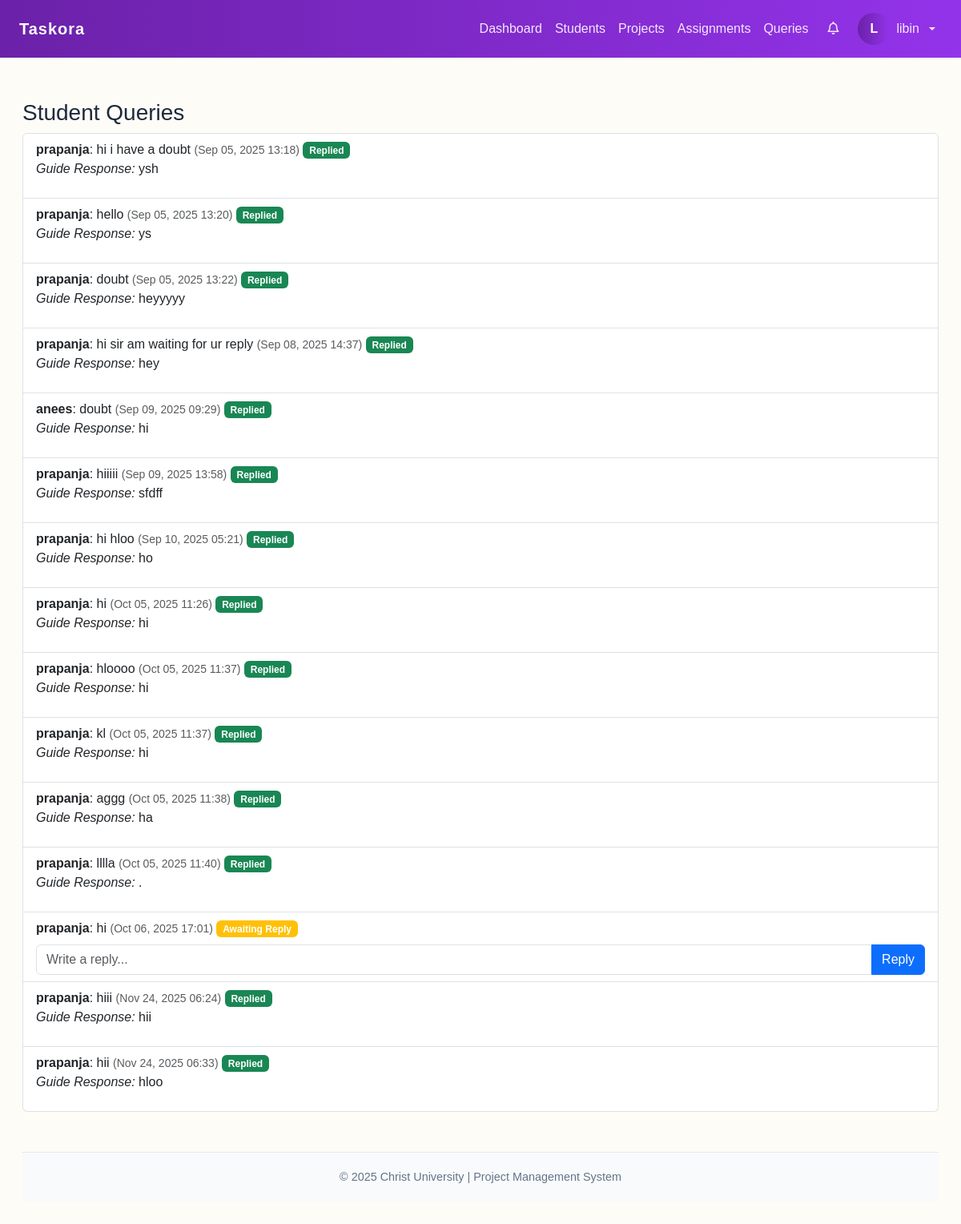
Page /guide-queries/ (signed in) on the committed database.
### projectapp/models.py (models this page shows, shortened)
class CustomUser(AbstractUser):
    ROLE_CHOICES = (
        ("student", "Student"),
        ("guide", "Guide"),
        ("admin", "Admin"),
    )
    role = models.CharField(max_length=20, choices=ROLE_CHOICES, default="student")
    assigned_guide = models.ForeignKey(
        "self",
        on_delete=models.SET_NULL,
        null=True,
        blank=True,
        limit_choices_to={'role': 'guide'},
        related_name="students",
        verbose_name="Assigned Guide",
    )
    profile_picture = models.ImageField(
        upload_to="profile_pics/", null=True, blank=True, default="profile_pics/default.png"
    )
    USERNAME_FIELD = "username"
    REQUIRED_FIELDS = ["email"]

class Query(models.Model):
    student = models.ForeignKey(User, on_delete=models.CASCADE, related_name="student_queries")
    guide = models.ForeignKey(User, on_delete=models.CASCADE, related_name="guide_queries")
    message = models.TextField()
    reply = models.TextField(null=True, blank=True)
    created_at = models.DateTimeField(auto_now_add=True)
    replied_at = models.DateTimeField(null=True, blank=True)

### projectapp/views.py (the view, shortened to what this page needs)
# urls.py: path("guide-queries/", views.guide_queries, name="guide-queries"),
@never_cache
@login_required
def guide_queries(request):
    queries = Query.objects.filter(guide=request.user)
    return render(request, "manage/guide_queries.html", {"queries": queries})

### projectapp/context_processors.py (called while the page is built)
def notifications_processor(request):
    if request.user.is_authenticated:
        return {
            "notifications": Notification.objects.filter(
                user=request.user, is_read=False
            )
        }
    return {"notifications": []}

### template/manage/guide_queries.html (shortened to what this page needs)
{% extends "base.html" %}
{% block content %}
<h3>Student Queries</h3>
<ul class="list-group">
    {% for q in queries %}
    <li class="list-group-item">
        <strong>{{ q.student.username }}</strong>: {{ q.message }}
        <small class="text-muted">({{ q.created_at|date:"M d, Y H:i" }})</small>
        {% if q.reply %}
        <span class="badge bg-success">Replied</span>
        <p><em>Guide Response:</em> {{ q.reply }}</p>
        {% else %}
        <span class="badge bg-warning">Awaiting Reply</span>
        <form method="post" action="{% url 'reply_query' q.id %}" class="mt-2">
            <div class="input-group">
                <input type="text" name="reply" class="form-control" placeholder="Write a reply..." required>
                <button type="submit" class="btn btn-primary">Reply</button>
            </div>
        </form>
        {% endif %}
    </li>
    {% empty %}
    <li class="list-group-item">No queries found.</li>
    {% endfor %}
</ul>
{% endblock %}

### template/base.html (shortened to what this page needs)
<!DOCTYPE html>
<html lang="en">
<head>
  <link href="https://cdn.jsdelivr.net/npm/bootstrap@5.3.1/dist/css/bootstrap.min.css" rel="stylesheet">
  <link href="https://cdnjs.cloudflare.com/ajax/libs/font-awesome/6.5.0/css/all.min.css" rel="stylesheet">
</head>
<body>
  <nav class="navbar navbar-expand-lg navbar-gradient navbar-dark">
    <div class="container-fluid px-4">
      <a class="navbar-brand" href="{% url 'index' %}">Taskora</a>
      <div class="collapse navbar-collapse" id="navbarNav">
        <ul class="navbar-nav ms-auto align-items-center">
          {% if request.user.is_authenticated %}
            {% if request.user.role == "guide" %}
              <li class="nav-item"><a class="nav-link" href="{% url 'guide-dashboard' %}">Dashboard</a></li>
              <li class="nav-item"><a class="nav-link" href="{% url 'guide-students' %}">Students</a></li>
              <li class="nav-item"><a class="nav-link" href="{% url 'guide-projects' %}">Projects</a></li>
              <li class="nav-item"><a class="nav-link" href="{% url 'guide-assignments' %}">Assignments</a></li>
              <li class="nav-item"><a class="nav-link" href="{% url 'guide-queries' %}">Queries</a></li>
            {% elif request.user.role == "admin" or request.user.is_superuser %}
              <li class="nav-item"><a class="nav-link" href="{% url 'admin-dashboard' %}">Admin</a></li>
            {% endif %}
            <li class="nav-item dropdown mx-2">
              <a class="nav-link position-relative" href="#" id="notifDropdown" data-bs-toggle="dropdown">
                <i class="fa-regular fa-bell"></i>
              </a>
            </li>
            <li class="nav-item dropdown">
              <a class="nav-link dropdown-toggle d-flex align-items-center gap-2" href="#" id="userDropdown" role="button" data-bs-toggle="dropdown">
                <span class="nav-avatar">{{ request.user.username|first|upper }}</span>
                <span class="d-none d-lg-inline">{{ request.user.username }}</span>
              </a>
            </li>
          {% else %}
            <li class="nav-item"><a class="nav-link" href="{% url 'user_login' %}">Login</a></li>
          {% endif %}
        </ul>
      </div>
    </div>
  </nav>
  <div class="content-wrapper container-fluid">
    {% block content %}{% endblock %}
    <footer>
    © 2025 Christ University | Project Management System
  </footer>
  </div>
</body>
</html>

### template/base.html (style rules this page uses)
body { background: #fdfcf7; font-family: 'Poppins', sans-serif; color: #1e293b; margin: 0; }
.navbar-gradient { background: linear-gradient(90deg, #6b21a8, #9333ea); }
.navbar-brand { color: #fff !important; font-weight: 700; letter-spacing: 1px; }
.navbar .nav-link { color: #f3e8ff !important; font-weight: 500; transition: .15s; }
.content-wrapper { padding: 28px; min-height: calc(100vh - 68px); }
.nav-avatar { width: 40px; height: 40px; border-radius: 50%; display:inline-flex; align-items:center; justify-content:center; background: linear-gradient(90deg,#6b21a8,#9333ea); color: #fff; font-weight:600; }
footer { text-align: center; padding: 20px; font-size: 0.9rem; color: #64748b; border-top: 1px solid #e2e8f0; background: #f9fafb; margin-top: 50px; }

### rows in the picture
CustomUser: user.username|first "L", user.username "libin"
Query: student.username "prapanja", message "hi i have a doubt", created_at "Sep 05, 2025 13:18", reply "ysh"
Query: student.username "prapanja", message "hello", created_at "Sep 05, 2025 13:20", reply "ys"
Query: student.username "prapanja", message "doubt", created_at "Sep 05, 2025 13:22", reply "heyyyyy"
Query: student.username "prapanja", message "hi sir am waiting for ur reply", created_at "Sep 08, 2025 14:37", reply "hey"
Query: student.username "anees", message "doubt", created_at "Sep 09, 2025 09:29", reply "hi"
Query: student.username "prapanja", message "hiiiii", created_at "Sep 09, 2025 13:58", reply "sfdff"
Query: student.username "prapanja", message "hi hloo", created_at "Sep 10, 2025 05:21", reply "ho"
Query: student.username "prapanja", message "hi", created_at "Oct 05, 2025 11:26", reply "hi"
Query: student.username "prapanja", message "hloooo", created_at "Oct 05, 2025 11:37", reply "hi"
Query: student.username "prapanja", message "kl", created_at "Oct 05, 2025 11:37", reply "hi"
Query: student.username "prapanja", message "aggg", created_at "Oct 05, 2025 11:38", reply "ha"
Query: student.username "prapanja", message "lllla", created_at "Oct 05, 2025 11:40", reply "."
Query: student.username "prapanja", message "hi", created_at "Oct 06, 2025 17:01"
Query: student.username "prapanja", message "hiii", created_at "Nov 24, 2025 06:24", reply "hii"
Query: student.username "prapanja", message "hii", created_at "Nov 24, 2025 06:33", reply "hloo"
